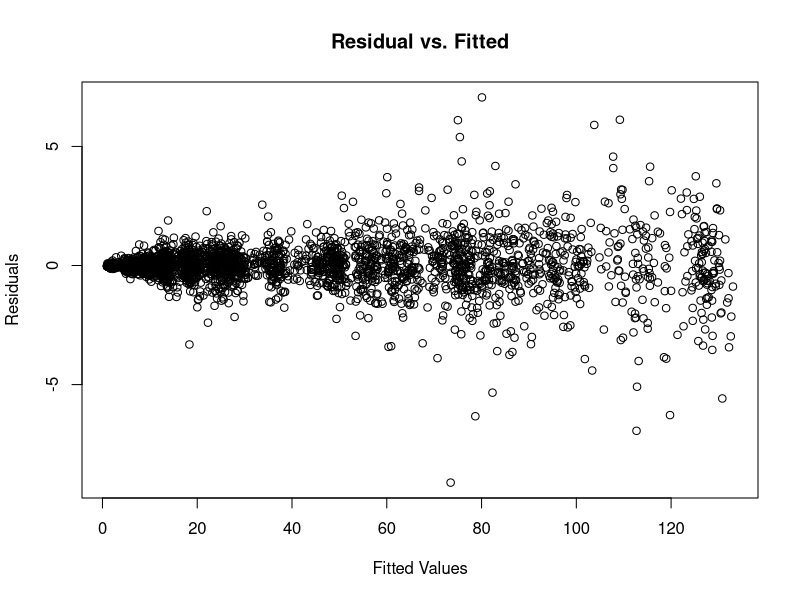
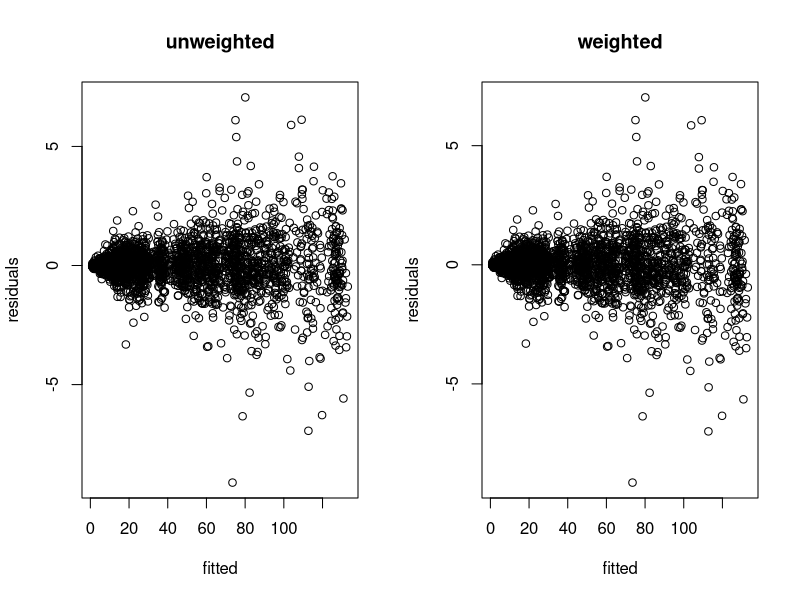
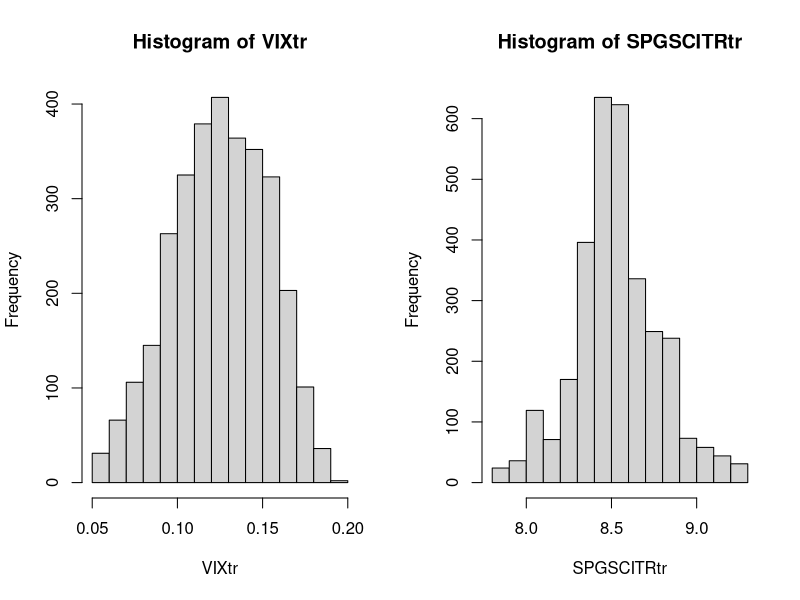

Source code (R) for these figures, in order:
## ---- chunk 1
market_origin <- read.csv("market_index_clean.csv")
first <- market_origin[1,]
market <- market_origin[2:3104,]
market$AAPL2 <- market_origin[,"AAPL"][1:3103]
market$Return <- (market$AAPL - market$AAPL2)/market$AAPL2
## ---- chunk 2
library(lubridate)
market$Date <- market_origin$Date[2:3104]
date <- market$Date
first <- date[1]
day <- c()
for(i in 1:length(date)) {
  diff = round(difftime(date[i], first))
  day = c(day, diff)
}
market$Date <- day
full_model <- lm(Return~., data = market)
summary(full_model)
## ---- chunk 3
null_model <- lm(Return~1, data = market)
summary(null_model)
## ---- chunk 4
autoregressive_model <- lm(AAPL~AAPL2, data = market)
plot(fitted(autoregressive_model),residuals(autoregressive_model), 
     main = "Residual vs. Fitted", xlab = "Fitted Values", ylab = "Residuals")
## ---- chunk 5
wts <-1/(fitted(lm(abs(residuals(autoregressive_model))~fitted(autoregressive_model)))^2)
wls <- lm(market$AAPL~market$AAPL2, weights = wts)
par(mfrow=c(1,2))
plot(fitted(autoregressive_model), autoregressive_model$residuals, 
     main="unweighted", xlab = "fitted", ylab = "residuals")
plot(fitted(wls), wls$residuals, main="weighted", xlab = "fitted", ylab = "residuals")
## ---- chunk 6
cor(market)
## ---- chunk 7
step(null_model, scope = list(upper=full_model), direction="forward")
summary(lm(formula = Return ~ VIX + AAPL2 + AAPL + SPGSCITR, data = market))
## ---- chunk 8
step(full_model, scope = list(lower=null_model), direction="backward")
summary(lm(formula = Return ~ AAPL + VIX + SPGSCITR + AAPL2, data = market))
## ---- chunk 9
step(null_model, scope = list(upper=full_model), direction="both")
## ---- chunk 10
full_model <- lm(Return~SPX+VIX+SPGSCITR+BNDGLB+EEM+AAPL2, data = market)
step(null_model, scope = list(upper=full_model), direction="forward")
## ---- chunk 11
step(full_model, scope = list(lower=null_model), direction="backward")
## ---- chunk 12
step(null_model, scope = list(upper=full_model), direction="both")
## ---- chunk 13
## note that the VIX needed to be raised to the -2, after the log transformation
##  in order to obtain a distribution close to the Gaussian curve
VIXtr <- log(market$VIX)^-2
hist(VIXtr)
SPGSCITRtr <- log(market$SPGSCITR)
hist(SPGSCITRtr)
transformed_model <- lm(market$Return~VIXtr+SPGSCITRtr+market$EEM+market$AAPL2)
summary(transformed_model)
## ---- chunk 14
## suppose we include previous 5 days data information

## attempt to using the average value of previous 5 days AAPL
AAPL5 <- c()
for (i in 1:(nrow(market_origin) - 4)){
  set <- c(market_origin$AAPL[i], market_origin$AAPL[i+1], market_origin$AAPL[i+2], market_origin$AAPL[i+3], market_origin$AAPL[i+4])
  AAPL5 <- c(AAPL5, mean(set))
}
new_AAPL = market$AAPL[4:length(market$AAPL)]
new_Return <- (new_AAPL - AAPL5)/new_AAPL
new_VIXtr = VIXtr[4:length(VIXtr)]
new_SPGSCITRtr = SPGSCITRtr[4:length(SPGSCITRtr)]
new_EEM = market$EEM[4:length(market$EEM)]
new_transformed_model <- lm(new_Return~new_VIXtr+new_SPGSCITRtr+new_EEM+AAPL5)
summary(new_transformed_model)
AIC(new_transformed_model)
AIC(transformed_model)
